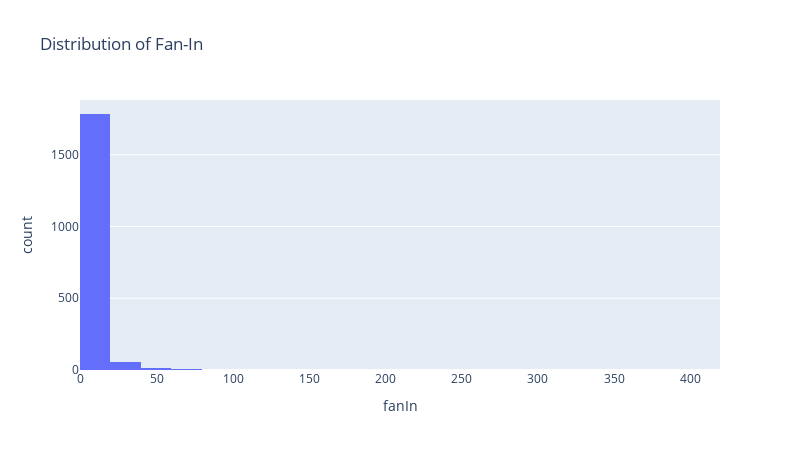
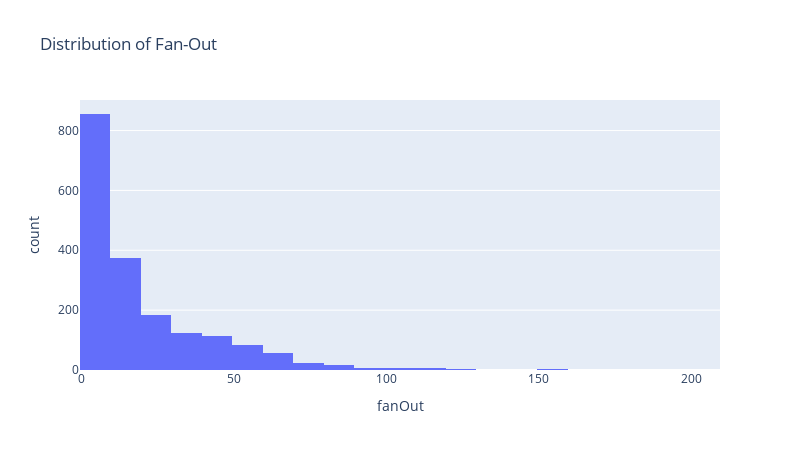

The notebook cell these images were saved under, in order:
### Markdown cell above
## 5) Distributions — histograms

### Code cell
if not merged.empty:
    fig1 = px.histogram(merged, x="fanIn", nbins=30, title="Distribution of Fan-In")
    fig1.update_layout(width=800, height=450)
    fig1.show()

    fig2 = px.histogram(merged, x="fanOut", nbins=30, title="Distribution of Fan-Out")
    fig2.update_layout(width=800, height=450)
    fig2.show()

### Figure 1 — Plotly figure (JSON) as saved in the notebook; plotly's stock layout.template omitted (floating-point values rounded to 4 significant figures; data arrays with more than 128 entries replaced by an {"elided": "..."} marker saying what was removed)
{"data": [{"bingroup": "x", "hovertemplate": "fanIn=%{x}<br>count=%{y}<extra></extra>", "legendgroup": "", "marker": {"color": "#636efa", "pattern": {"shape": ""}}, "name": "", "nbinsx": 30, "orientation": "v", "showlegend": false, "type": "histogram", "x": {"elided": "1868 int values"}, "xaxis": "x", "yaxis": "y"}], "layout": {"barmode": "relative", "height": 450, "legend": {"tracegroupgap": 0}, "title": {"text": "Distribution of Fan-In"}, "width": 800, "xaxis": {"anchor": "y", "domain": [0, 1], "title": {"text": "fanIn"}}, "yaxis": {"anchor": "x", "domain": [0, 1], "title": {"text": "count"}}}}

### Figure 2 — Plotly figure (JSON) as saved in the notebook; plotly's stock layout.template omitted (floating-point values rounded to 4 significant figures; data arrays with more than 128 entries replaced by an {"elided": "..."} marker saying what was removed)
{"data": [{"bingroup": "x", "hovertemplate": "fanOut=%{x}<br>count=%{y}<extra></extra>", "legendgroup": "", "marker": {"color": "#636efa", "pattern": {"shape": ""}}, "name": "", "nbinsx": 30, "orientation": "v", "showlegend": false, "type": "histogram", "x": {"elided": "1868 int values"}, "xaxis": "x", "yaxis": "y"}], "layout": {"barmode": "relative", "height": 450, "legend": {"tracegroupgap": 0}, "title": {"text": "Distribution of Fan-Out"}, "width": 800, "xaxis": {"anchor": "y", "domain": [0, 1], "title": {"text": "fanOut"}}, "yaxis": {"anchor": "x", "domain": [0, 1], "title": {"text": "count"}}}}
